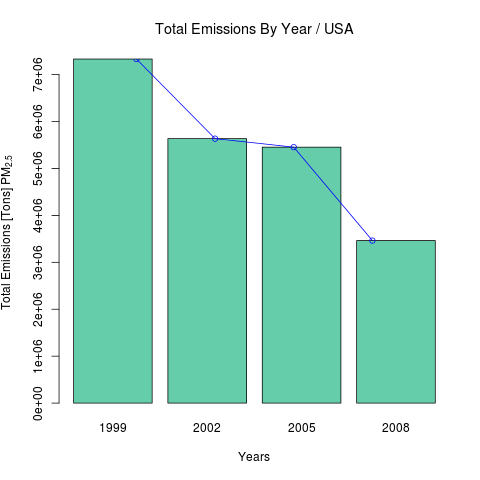

This chart was generated by the following R code:
#plot1.R

#Question
# Have total emissions from PM2.5 decreased in the United States from 1999 to 2008? 
# Using the base plotting system, make a plot showing the total PM2.5 emission 
# from all sources for each of the years 1999, 2002, 2005, and 2008.

#Answer
# Total emission in the United States has decreased by about half during 1999-2008 period. 

# Load required source file
source(getworkingdata.R)
  
# Load NEI data
NEI <- getNEI()

#  Create Plot-Data
NEI.us <- aggregate(Emissions ~ year, NEI, sum)

#  Create Plot 1

png('plot1.png', width=480, height=480)
barplot(height=NEI.us$Emissions
        , names.arg=NEI.us$year
        , xlab="Years"
        , ylab=expression("Total Emissions [Tons] PM"[2.5])
        , main=expression("Total Emissions By Year / USA")
        , col="aquamarine3")
lines(NEI.us$Emission, col="blue")
points(NEI.us$Emission, col="blue")

dev.off()